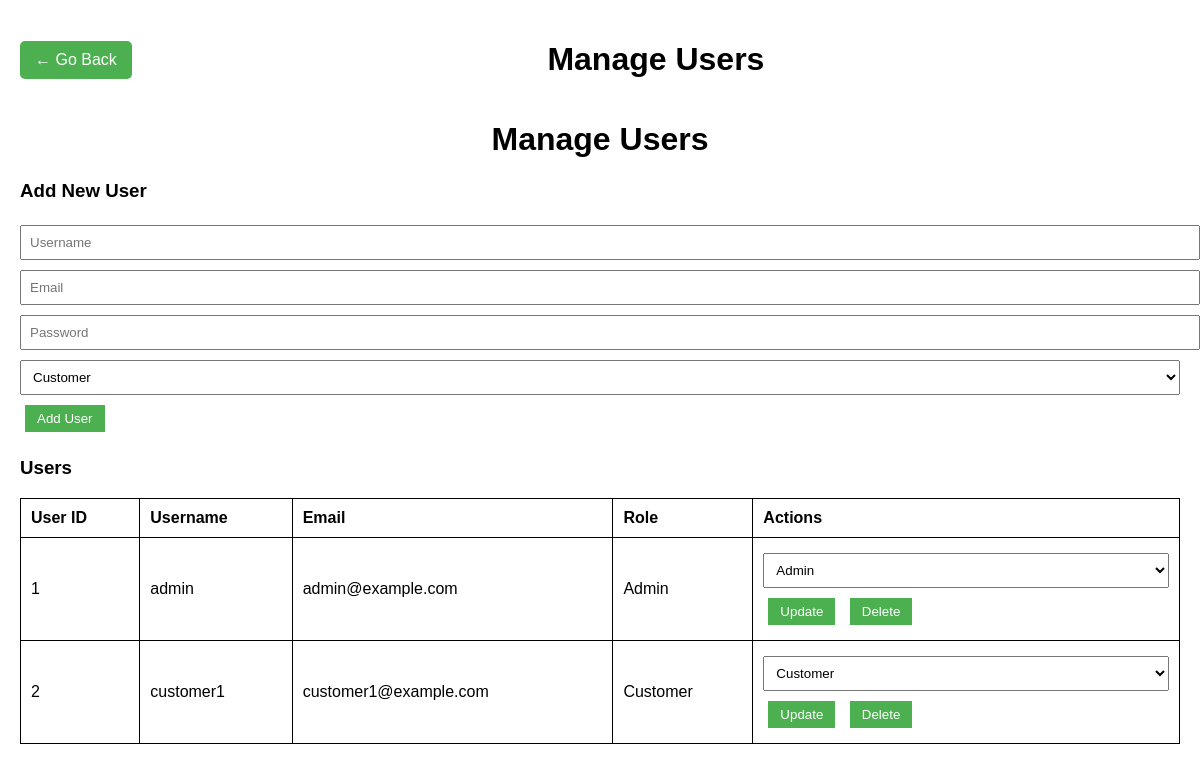
The page /users.php on the database its author committed.
### tables this page shows
CREATE TABLE `users` (
  `user_id` int(11) NOT NULL,
  `username` varchar(50) NOT NULL,
  `email` varchar(100) NOT NULL,
  `password_hash` varchar(255) NOT NULL,
  `created_at` timestamp NOT NULL DEFAULT current_timestamp(),
  `role` tinyint(1) NOT NULL DEFAULT 0
);

### users.php (the view, shortened to what this page needs)
<?php
include('db_connection.php');
$users = $conn->query("SELECT * FROM users");
?>
<!DOCTYPE html>
<html lang="en">
<head>
    <link rel="stylesheet" href="styles.css">
</head>
<body>
<div class="header">
    <a href="admin_dashboard.php" class="go-back-button">&#8592; Go Back</a>
    <h1>Manage Users</h1>
</div>
    <h1>Manage Users</h1>
    <form method="POST">
        <h3>Add New User</h3>
        <input type="text" name="username" placeholder="Username" required>
        <input type="email" name="email" placeholder="Email" required>
        <input type="password" name="password" placeholder="Password" required>
        <select name="role">
            <option value="0">Customer</option>
        </select>
        <button type="submit" name="add_user">Add User</button>
    </form>
    <h3>Users</h3>
    <table>
        <thead>
            <tr>
                <th>User ID</th>
                <th>Username</th>
                <th>Email</th>
                <th>Role</th>
                <th>Actions</th>
            </tr>
        </thead>
        <tbody>
            <?php while ($user = $users->fetch_assoc()): ?>
                <tr>
                    <td><?php echo $user['user_id']; ?></td>
                    <td><?php echo $user['username']; ?></td>
                    <td><?php echo $user['email']; ?></td>
                    <td><?php echo $user['role'] == 1 ? 'Admin' : 'Customer'; ?></td>
                    <td>
                        <form method="POST" style="display:inline;">
                            <select name="role">
                                <option value="0" <?php echo $user['role'] == 0 ? 'selected' : ''; ?>>Customer</option>
                                <option value="1" <?php echo $user['role'] == 1 ? 'selected' : ''; ?>>Admin</option>
                            </select>
                            <button type="submit" name="update_user">Update</button>
                        </form>
                        <form method="POST" style="display:inline;">
                            <button type="submit" name="delete_user">Delete</button>
                        </form>
                    </td>
                </tr>
            <?php endwhile; ?>
        </tbody>
    </table>
</body>
</html>

### styles.css (style rules this page uses)
body { font-family: Arial, sans-serif; margin: 20px; }
h1 { text-align: center; }
form { margin-bottom: 20px; }
input, select { padding: 8px; margin: 5px 0; width: 100%; }
button { padding: 10px; background-color: #4CAF50; color: white; border: none; cursor: pointer; }
table { width: 100%; border-collapse: collapse; }
table, th, td { border: 1px solid black; }
th, td { padding: 10px; text-align: left; }
button[type="submit"] { padding: 6px 12px; margin: 5px; }
.header { display: flex; justify-content: space-between; align-items: center; margin-bottom: 20px; }
.header h1 { flex-grow: 1; text-align: center; }
.go-back-button { font-size: 16px; text-decoration: none; color: #fff; background-color: #4CAF50; padding: 10px 15px; border-radius: 5px; transition: background-color 0.3s ease; }

### rows shown on the page
users: user_id "1", username "admin", email "admin@example.com", shows "Admin", role "Admin"
users: user_id "2", username "customer1", email "customer1@example.com", shows "Customer", role "Customer"
